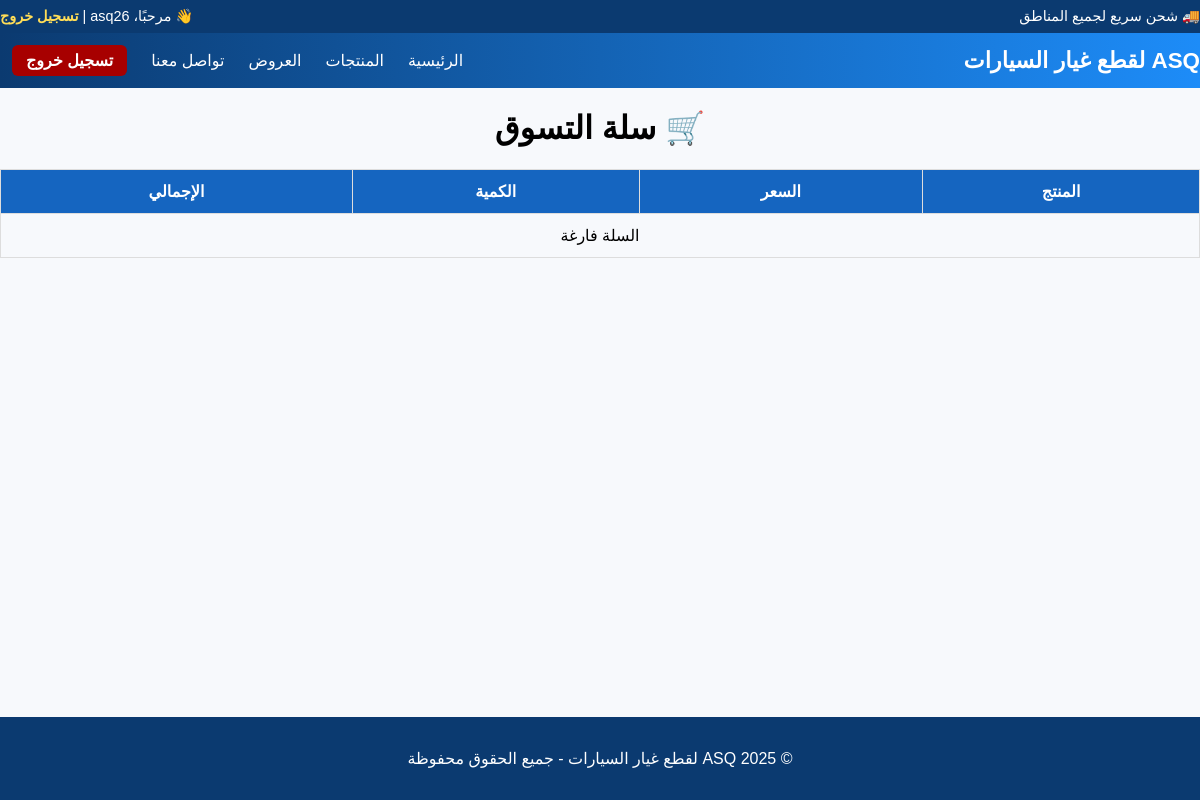
The app's page /sales/cart/ (signed in), older data.
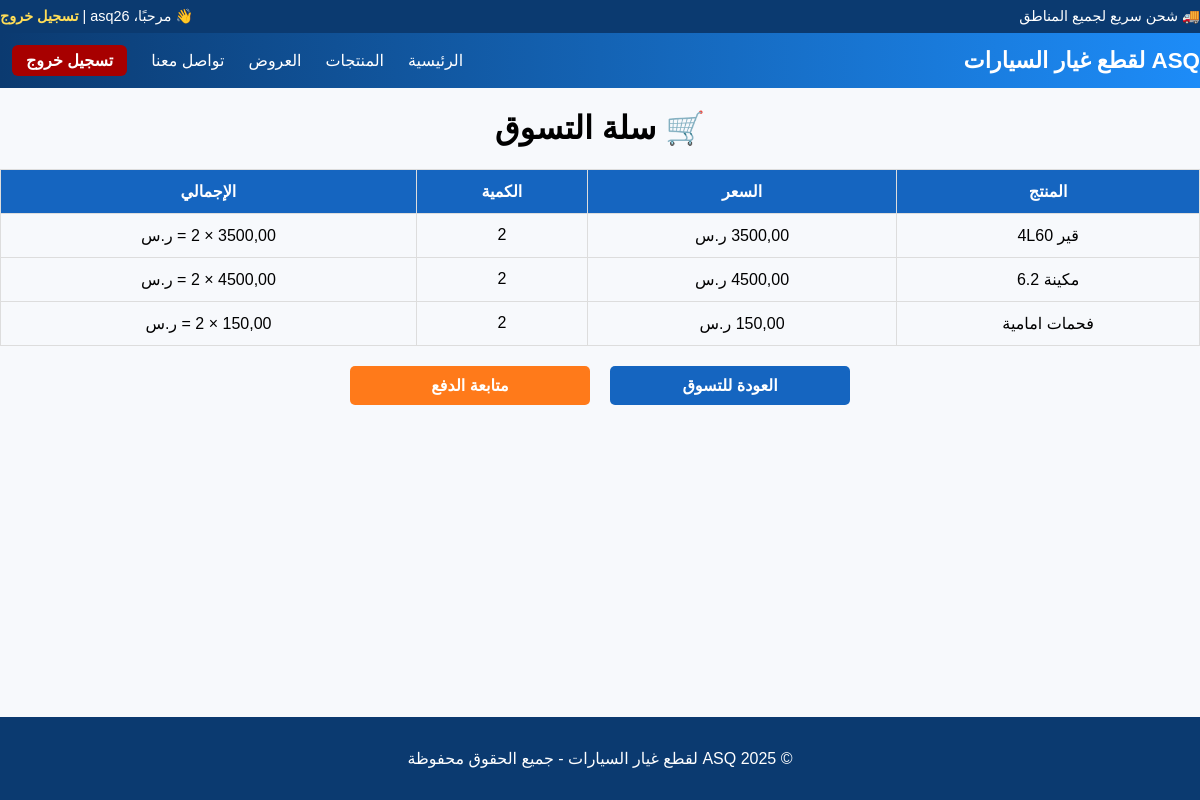
The same page, newer data.
### sales/models.py (models this page shows, shortened)
class CartItem(models.Model):
    cart = models.ForeignKey(
        Cart,
        on_delete=models.CASCADE,
        related_name='items',
        verbose_name="السلة"
    )
    product = models.ForeignKey(
        Product,
        on_delete=models.CASCADE,
        verbose_name="المنتج"
    )
    quantity = models.PositiveIntegerField(default=1, verbose_name="الكمية")
    class Meta:
        verbose_name = "عنصر في السلة"
        verbose_name_plural = "عناصر السلة"

### catalog/models.py (models this page shows, shortened)
class Product(models.Model):
    name = models.CharField(max_length=200, verbose_name="اسم المنتج")
    slug = models.SlugField(unique=True, verbose_name="الرابط (Slug)")
    description = models.TextField(blank=True, verbose_name="وصف المنتج")
    category = models.ForeignKey(
        Category,
        on_delete=models.SET_NULL,
        null=True,
        related_name='products',
        verbose_name="التصنيف"
    )
    brand = models.ForeignKey(
        Brand,
        on_delete=models.SET_NULL,
        null=True,
        blank=True,
        related_name='products',
        verbose_name="العلامة التجارية"
    )
    price = models.DecimalField(max_digits=10, decimal_places=2, verbose_name="السعر")
    stock = models.PositiveIntegerField(default=0, verbose_name="المخزون")
    image = models.ImageField(upload_to='products/%Y/%m/%d/', null=True, blank=True,
                              verbose_name="صورة المنتج")  # ✅ تمت الإضافة هنا
    is_active = models.BooleanField(default=True, verbose_name="فعال")
    created_at = models.DateTimeField(auto_now_add=True, verbose_name="تاريخ الإضافة")
    class Meta:
        verbose_name = "منتج"
        verbose_name_plural = "المنتجات"

### sales/views.py (the view)
# urls.py: path('cart/', views.cart_view, name='cart'),
@login_required
def cart_view(request):
    cart, created = Cart.objects.get_or_create(user=request.user)
    context = {'cart': cart}
    return render(request, 'sales-templates/cart.html', context)

### templates/sales-templates/cart.html (shortened to what this page needs)
<!DOCTYPE html>
<html lang="ar" dir="rtl">
<head>
</head>
<body>
  {% include 'header.html' %}
  <main>
    <h1>🛒 سلة التسوق</h1>
    <table>
      <tr>
        <th>المنتج</th>
        <th>السعر</th>
        <th>الكمية</th>
        <th>الإجمالي</th>
      </tr>
      {% for item in cart.items.all %}
      <tr>
        <td>{{ item.product.name }}</td>
        <td>{{ item.product.price }} ر.س</td>
        <td>{{ item.quantity }}</td>
        <td>
          {{ item.product.price|floatformat:2 }} × {{ item.quantity }} =
          {{ item.product.price|floatformat:2|add:item.quantity }} ر.س
        </td>
      </tr>
      {% empty %}
      <tr>
        <td colspan="4">السلة فارغة</td>
      </tr>
      {% endfor %}
    </table>
    {% if cart.items.exists %}
    <div class="btn-group">
      <a href="{% url 'home' %}" class="btn continue-btn"> العودة للتسوق</a>
      <a href="{% url 'sales:checkout' %}" class="btn checkout-btn">متابعة الدفع </a>
    </div>
    {% endif %}
  </main>
  {% include 'footer.html' %}
</body>
</html>

Row changes from the older to the newer data that the page shows:
added CartItem: product.name "قير 4L60", quantity "2", product.price "3500,00"
added CartItem: product.name "مكينة 6.2", product.price "4500,00", quantity "2"
added CartItem: product.name "فحمات امامية", quantity "2"
Text that changed along with them:
text no longer shown: "السلة فارغة"
text now shown: "العودة للتسوق متابعة الدفع"
